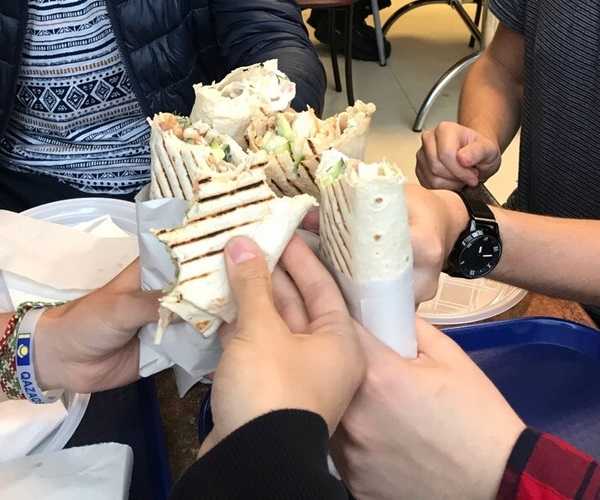
#> input picture shava.jpg, 600 x 500 px
$ python task2.py
#> lines starting #> are read from the running program, lines starting #| are printed output that depends on the picture; after the words box and inside, x2 and y2 are one past the last pixel; in counts of white or black regions, pixels touching at a corner belong together
#> in main, img is the input picture: shape (500, 600, 3); mean R, G, B 139.7, 125, 118.5
import matplotlib.pyplot as plt
import math
import numpy as np
import copy as c

def add_noise(img, rate=5):
#> called with rate = 5
    img[::rate, ::rate, :] = 1;
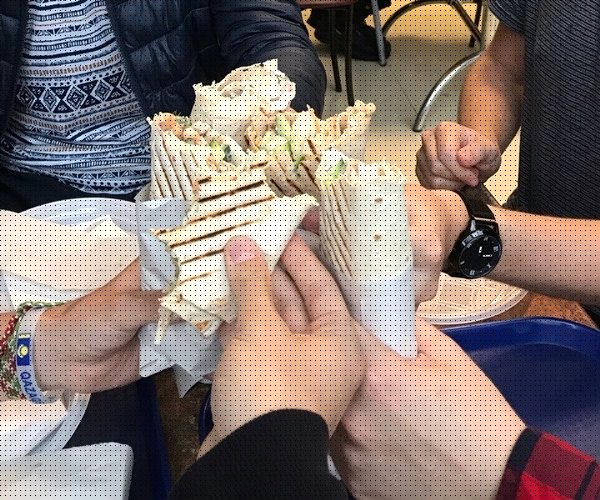
#> img: shape (500, 600, 3); 4% of pixels changed, all inside (x1, y1, x2, y2) = (0, 0, 596, 496)

def Kernel(sigma, radius):
#> called with sigma = 5, radius = 1
    sigma = 2 * sigma * sigma;
    kernel = np.zeros((3, 3));
    for i in range(-radius, radius + 1):
        for j in range(-radius, radius + 1):
            kernel[i + radius][j + radius] = math.exp(-(i * i + j * j) / sigma) / math.sqrt(sigma * math.pi);
    return kernel;

def FilterByGauss(img):
    img2 = np.zeros_like(img);
    radius = 1;
    kernel = Kernel(5, radius);

    for k in range(img.shape[2]): # foreach color channel
        for i in range(radius, img.shape[0] - radius): # foreach row
            for j in range(radius, img.shape[1] - radius): # foreach column
                window = img[i - radius:i + radius + 1, j - radius : j + radius + 1, k];
                img2[i,j,k] = (kernel * window).sum();
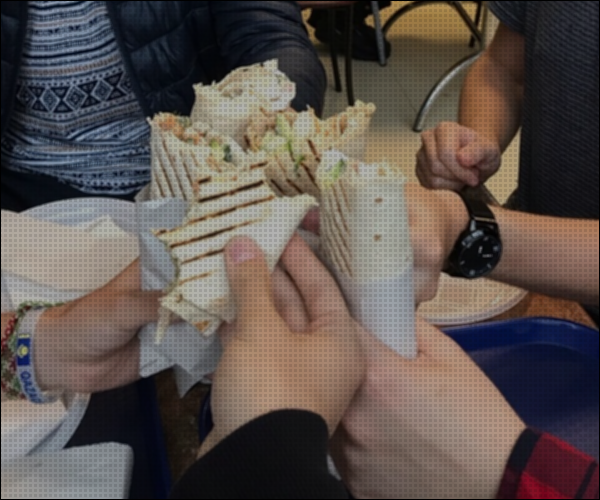
#> img2: shape (500, 600, 3); mean R, G, B 92.9, 83.1, 78.7
    return img2;

def main():
    img = plt.imread("shava.jpg")[:, :, :3];
    img = c.copy(img);
    add_noise(img);
    img2 = FilterByGauss(img);
    fig, axs = plt.subplots(1,2);
    axs[0].imshow(img);
    axs[1].imshow(img2);
    plt.show();
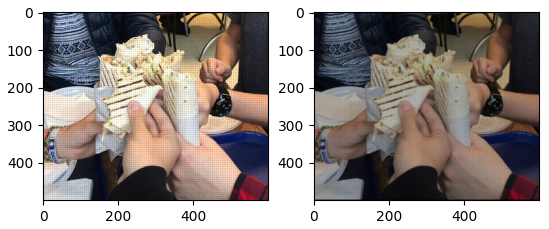
#> figure drawn by matplotlib, 2 panels

if __name__ == "__main__":
    main();
